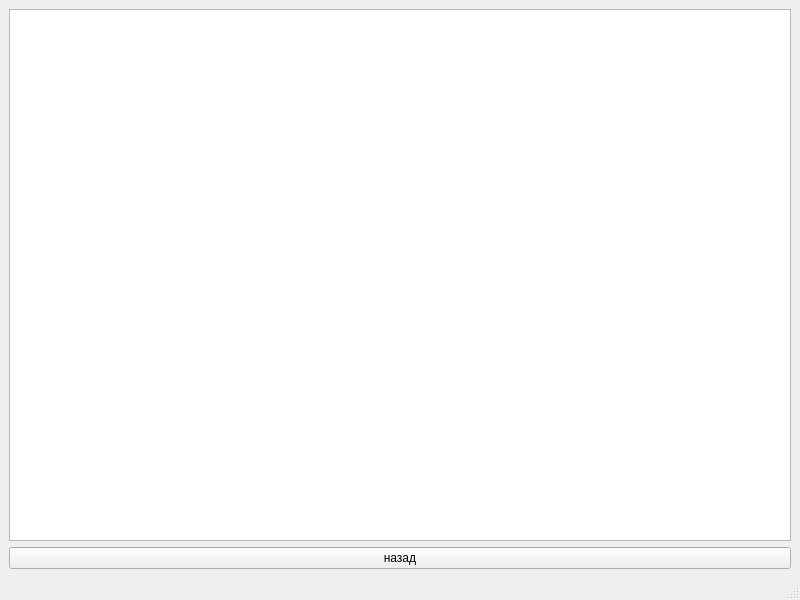
<?xml version="1.0" encoding="UTF-8"?>
<ui version="4.0">
 <class>InstructionWindow</class>
 <widget class="QMainWindow" name="InstructionWindow">
  <property name="geometry">
   <rect>
    <x>0</x>
    <y>0</y>
    <width>800</width>
    <height>600</height>
   </rect>
  </property>
  <property name="windowTitle">
   <string>MainWindow</string>
  </property>
  <widget class="QWidget" name="centralwidget">
   <layout class="QVBoxLayout" name="verticalLayout">
    <item>
     <widget class="QTextEdit" name="instructionTextEdit">
      <property name="readOnly">
       <bool>true</bool>
      </property>
     </widget>
    </item>
    <item>
     <widget class="QPushButton" name="backButton">
      <property name="text">
       <string>назад</string>
      </property>
     </widget>
    </item>
   </layout>
  </widget>
  <widget class="QStatusBar" name="statusbar"/>
 </widget>
 <resources/>
 <connections/>
</ui>
